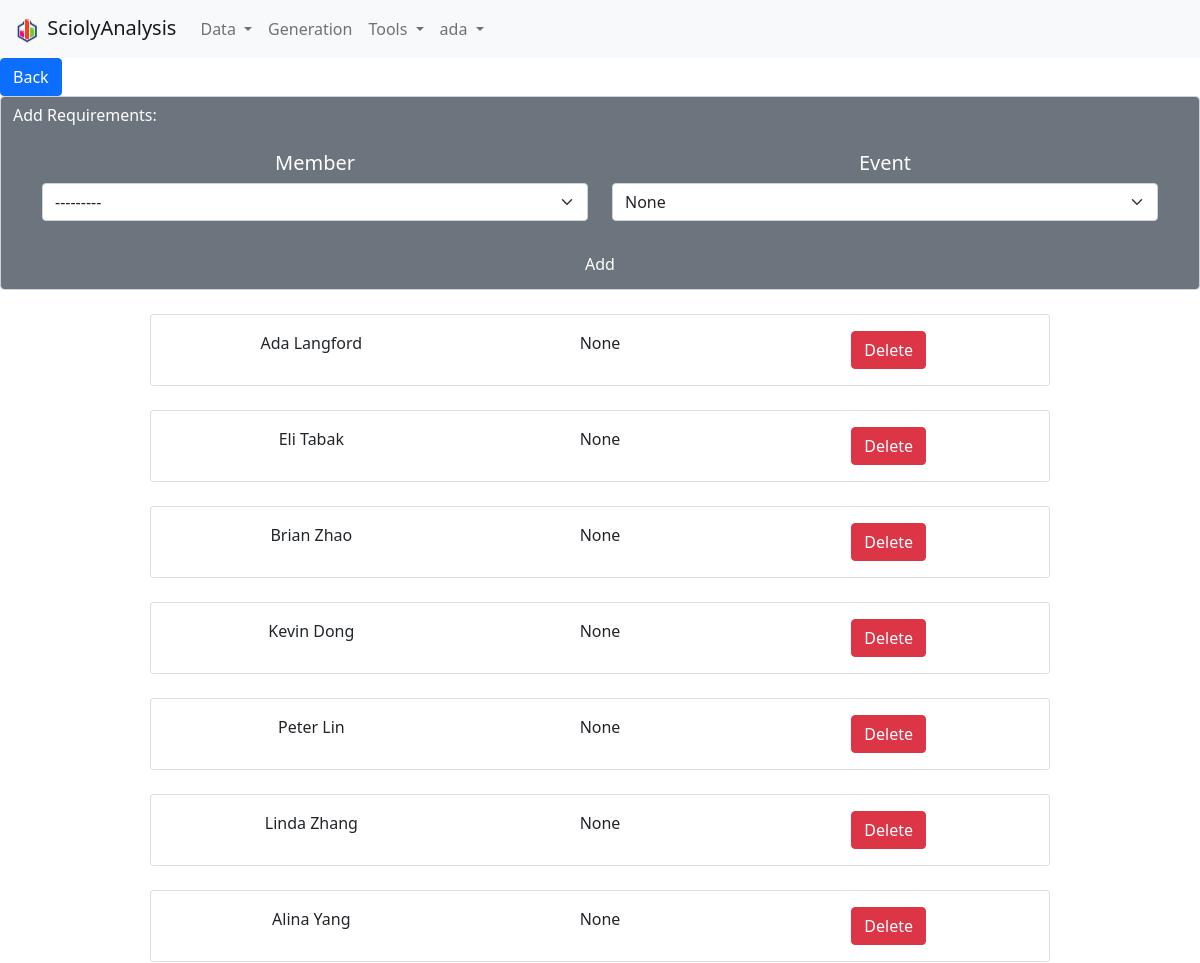
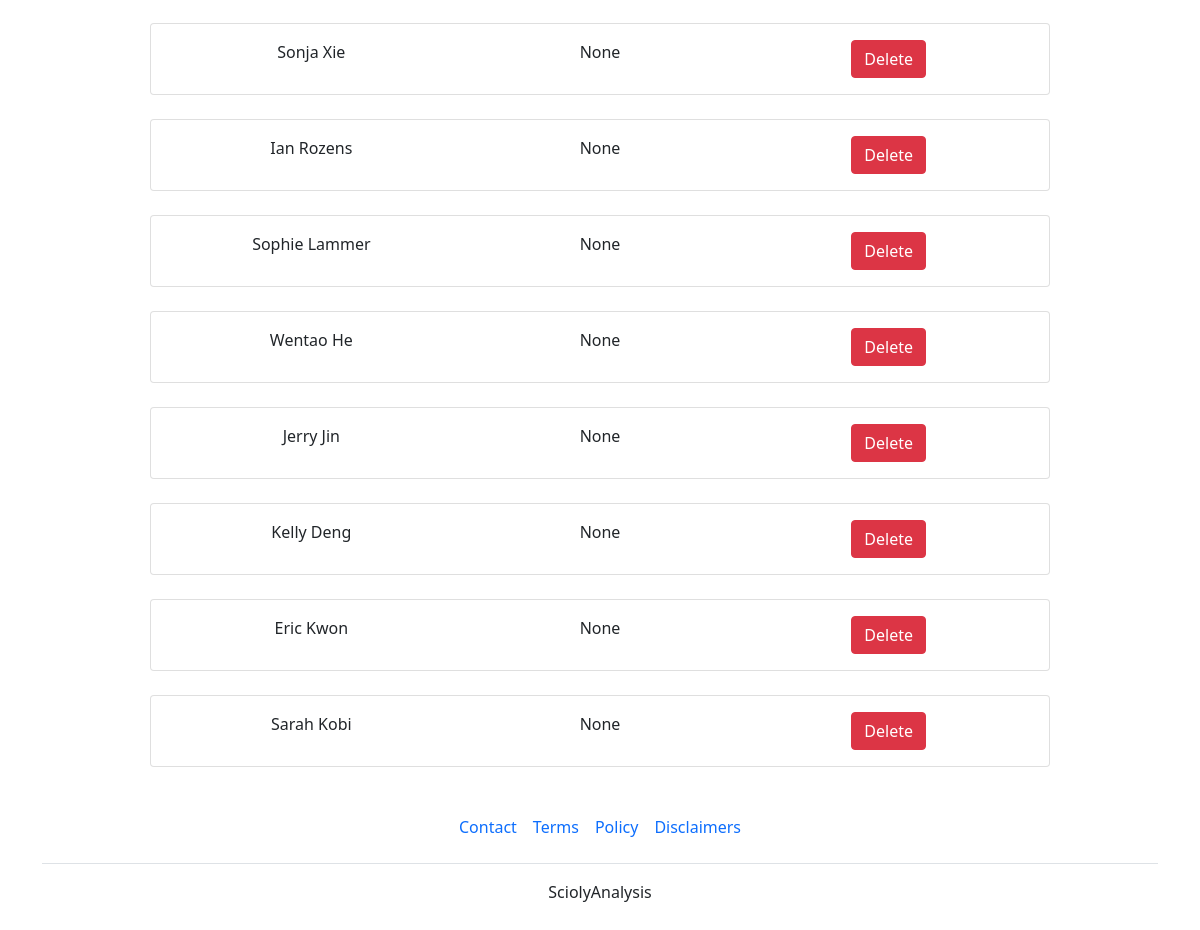
The page /generation/edit-requirements/39/ (signed in) on the database as committed earlier (2 pictures, top to bottom).
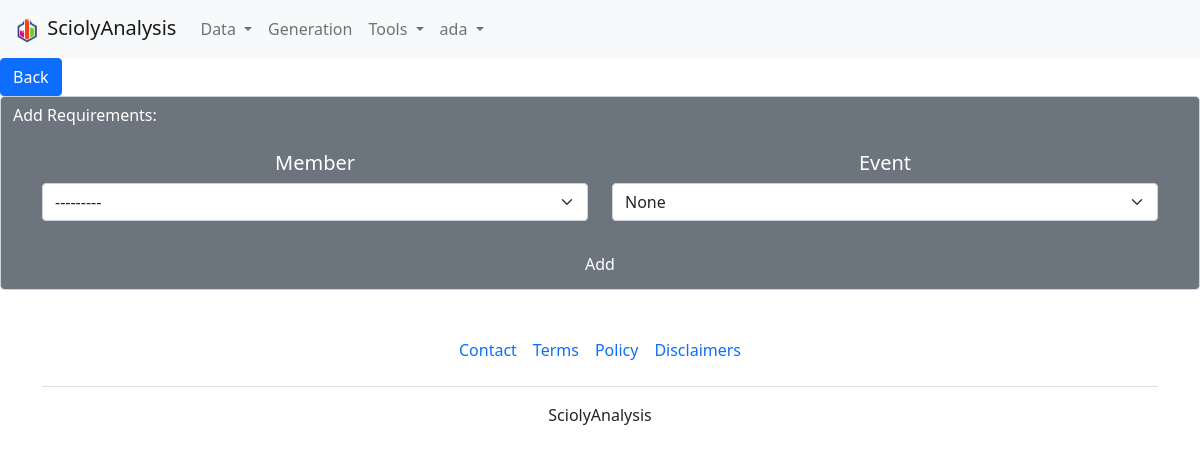
The same page on the database as committed later.
### generation/models.py (models this page shows)
class RequiredMemberToTeam(models.Model):
    member = models.ForeignKey(AvailableMember, on_delete = models.CASCADE)
    team = models.ForeignKey(GeneratedTeam, on_delete=models.CASCADE)
    event = models.ForeignKey(AvailableEvent, on_delete=models.CASCADE, null=True)

class AvailableMember(models.Model):
    generated_competition_settings = models.ForeignKey(GeneratedCompetitionSettings, on_delete=models.CASCADE)
    name = models.CharField(max_length=200)
    is_senior = models.BooleanField(default = False)
    def __str__(self):
        is_senior=" (senior)" if self.is_senior else ""
        return self.name+is_senior
    class Meta:
        ordering = ["name"]

### generation/views.py (the view)
# urls.py: path('edit-requirements/<str:pk>/', views.editRequirementsView, name="editRequirementsView"),
def editRequirementsView(request, pk):
    generated_team = get_object_or_404(GeneratedTeam, id=pk)
    if generated_team.generated_competition_settings.user.id == request.user.id:
        member_queryset = AvailableMember.objects.filter(generated_competition_settings = generated_team.generated_competition_settings)
        event_queryset = AvailableEvent.objects.filter(generated_competition_settings = generated_team.generated_competition_settings)
        members_required_in_other_teams = []
        all_teams = GeneratedTeam.objects.filter(generated_competition_settings = generated_team.generated_competition_settings)
        for t in all_teams:
            if t != generated_team:
                requirements = RequiredMemberToTeam.objects.filter(team=t)
                for r in requirements:
                    if r.member not in members_required_in_other_teams:
                        members_required_in_other_teams.append(r.member)
        hidden_member_queryset = [m.id for m in members_required_in_other_teams]
        requirements = RequiredMemberToTeam.objects.filter(team=generated_team)
        required_members = []
        events_to_members = {}
        seniors = []
        for r in requirements:
            if r.member not in required_members:
                required_members.append(r.member)
            if r.member.is_senior and r.member not in seniors:
                seniors.append(r.member)
            if r.event:
                if r.event not in events_to_members:
                    events_to_members[r.event] = [r.member]
                elif r.event in events_to_members:
                    events_to_members[r.event].append(r.member)
        hidden_event_queryset = [e.id for e in events_to_members if len(events_to_members[e]) >= 2+e.needs_3_members]
        for m in required_members:
            events_done_by_member = [e for e in events_to_members if m in events_to_members[e]]
            if len(events_done_by_member) >= generated_team.generated_competition_settings.max_events_per_member:
                hidden_member_queryset.append(m.id)
        if len(seniors) >= 7:
            for s in AvailableMember.objects.filter(generated_competition_settings=generated_team.generated_competition_settings, is_senior=True):
                if s not in required_members:
                    hidden_member_queryset.append(s.id)
        form = RequirementsForm(request.POST or None, member_queryset=member_queryset, event_queryset=event_queryset, generated_team=generated_team, requirements = requirements, members_required_in_other_teams=members_required_in_other_teams)
        if request.method=="POST":
            if form.is_valid():
                member = form.cleaned_data.get("member")
                event = form.cleaned_data.get("event")
                RequiredMemberToTeam.objects.create(member=member, event=event, team=generated_team)
                return redirect('editRequirementsView', pk=generated_team.id)
        context = {
            "form" : form,
            "hidden_event_queryset" : hidden_event_queryset,
            "hidden_member_queryset" : hidden_member_queryset,
            "requirements_list" : requirements,
            "generated_team" : generated_team,
        }
        return render(request, "generation/team_edit_restrictions.html", context)
    raise Http404

### generation/forms.py (shortened to what this page needs)
class RequirementsForm(ModelForm):
    class Meta:
        model=RequiredMemberToTeam
        fields = [
            "member",
            "event",
        ]
    def __init__(self, *args, **kwargs):
        member_queryset = kwargs.pop("member_queryset")
        event_queryset = kwargs.pop("event_queryset")
        generated_team = kwargs.pop("generated_team")
        requirements = kwargs.pop("requirements")
        members_required_in_other_teams = kwargs.pop("members_required_in_other_teams")
        super(RequirementsForm, self).__init__(*args, **kwargs)
        self.generated_team = generated_team
        self.requirements = requirements
        self.members_required_in_other_teams = members_required_in_other_teams
        self.fields["member"].queryset = member_queryset
        self.fields["event"].queryset = event_queryset
        self.fields["event"].empty_label = "None"
        self.fields["event"].required = False

### generation/models.py (called while the page is built)
    def __str__(self):
        build = " (build)" if self.is_build_event else ""
        return self.name + build

### generation/templates/generation/team_edit_restrictions.html (shortened to what this page needs)
{% extends 'main.html' %}
{% load crispy_forms_tags %}
{% block bodycontent %}
<a href="{% url 'generatedCompetitionSettingsView' pk=generated_team.generated_competition_settings.id %}" class="btn btn-primary">Back</a>
<div class="form-control text-white bg-secondary" id = "requirement_additions">
    <form method="POST" id = "requirement_additions_form">
        Add Requirements:
        <br><br>
        <div class="container text-center">
            <div class="row align-items-start">
                <div class="col h5">
                    Member
                </div>
                <div class="col h5">
                    Event
                </div>
            </div>
            <div class="row align-items-start">
            <div class="col">
                {{form.member}}
            </div>
            <div class="col">
                {{form.event}}
            </div>
            </div>
        </div>
        <br>
        <div class="text-center">
            <input type="submit" value="Add" class="btn btn-secondary" form="requirement_additions_form">
        </div>
    </form>
</div>
<div id="requirements_list">
    {% for m in requirements_list %}
        <div class="card w-75 mx-auto my-4">
            <div class="card-body">
                <div class="container text-center">
                    <div class="row align-items-start">
                        <div class="col">
                            {{m.member}}
                        </div>
                        <div class="col">
                            {{m.event}}
                        </div>
                        <div class="col">
                            <a href="{% url 'deleteRequirement' pk=m.id %}" class="btn btn-danger">Delete</a>
                        </div>
                    </div>
                </div>
            </div>
        </div>
    {% endfor %}
</div>
{% endblock %}

### templates/sciolysite/main.html (shortened to what this page needs)
{% load static %}
<!DOCTYPE html>
<html lang="en">
    <head>
        <link href="https://cdn.jsdelivr.net/npm/bootstrap@5.0.2/dist/css/bootstrap.min.css" rel="stylesheet">
    </head>
    <body>
        {% include "navbar.html" %}
        {% block bodycontent %}
        {% endblock bodycontent %}
        {% include "footer.html" %}
    </body>
</html>

### templates/sciolysite/navbar.html (shortened to what this page needs)
{% load static %}
<nav class="navbar navbar-expand-lg navbar-light bg-light">
    <div class="container-fluid">
      <a class="navbar-brand" href="/">
        <img src="{% static 'images/logo_big.png' %}" width="30" height="30" alt="">
        SciolyAnalysis</a>
      <div class="collapse navbar-collapse" id="navbarSupportedContent">
        <ul class="navbar-nav me-auto mb-2 mb-lg-0">
          <li class="nav-item dropdown">
            <a class="nav-link dropdown-toggle" href="{% url 'competitionListView' %}" id="navbarDropdown" role="button" data-bs-toggle="dropdown" aria-expanded="false">
              Data
            </a>
          </li>
          <li class="nav-item">
            <a class="nav-link" href="{% url 'generatedCompetitionsListView' %}">Generation</a>
          </li>
          <li class="nav-item dropdown">
            <a class="nav-link dropdown-toggle" href="{% url 'ConflictCheckingView' %}" id="navbarDropdown" role="button" data-bs-toggle="dropdown" aria-expanded="false">
              Tools
            </a>
          </li>
          {% if user.is_authenticated %}
          <li class="nav-item dropdown">
            <a class="nav-link dropdown-toggle" href="" id="navbarDropdown" role="button" data-bs-toggle="dropdown" aria-expanded="false">
              {{user.username}}
            </a>
          </li>
          {% endif %}
        </ul>
      </div>
    </div>
  </nav>

### templates/sciolysite/footer.html
<div class="container">
    <footer class="py-3 my-4">
      <ul class="nav justify-content-center border-bottom pb-3 mb-3">
        <li class="nav-item"><a href="mailto:adalangford.dev@gmail.com" class="nav-link px-2 text-body-secondary">Contact</a></li>
        <li class="nav-item"><a href="{% url 'termsOfService' %}" class="nav-link px-2 text-body-secondary">Terms</a></li>
        <li class="nav-item"><a href="{% url 'privacyPolicy' %}" class="nav-link px-2 text-body-secondary">Policy</a></li>
        <li class="nav-item"><a href="{% url 'disclaimers' %}" class="nav-link px-2 text-body-secondary">Disclaimers</a></li>
      </ul>
      <p class="text-center text-body-secondary">SciolyAnalysis</p>
    </footer>
  </div>

Rows that differ between the two databases and show on the page:
removed RequiredMemberToTeam: member "Ada Langford", event "None"
removed RequiredMemberToTeam: member "Eli Tabak", event "None"
removed RequiredMemberToTeam: member "Brian Zhao", event "None"
removed RequiredMemberToTeam: member "Kevin Dong", event "None"
removed RequiredMemberToTeam: member "Peter Lin", event "None"
removed RequiredMemberToTeam: member "Linda Zhang", event "None"
removed RequiredMemberToTeam: member "Alina Yang", event "None"
removed RequiredMemberToTeam: member "Sonja Xie", event "None"
removed RequiredMemberToTeam: member "Ian Rozens", event "None"
removed RequiredMemberToTeam: member "Sophie Lammer", event "None"
removed RequiredMemberToTeam: member "Wentao He", event "None"
removed RequiredMemberToTeam: member "Jerry Jin", event "None"
removed RequiredMemberToTeam: member "Kelly Deng", event "None"
removed RequiredMemberToTeam: member "Eric Kwon", event "None"
removed RequiredMemberToTeam: member "Sarah Kobi", event "None"
